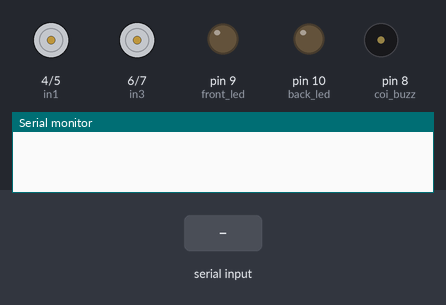
Recording of a sketch running on a simulated Arduino Uno, built with avr-gcc and run on an emulated ATmega328P. Parts: motor-driver pin pairs drawn as motors (green arrow = first pin HIGH = forward, orange = second pin HIGH = backward, longer = more drive), output pins drawn as LEDs (lit = HIGH), buzzer (waves = sounding, pin HIGH), the last lines printed to the serial monitor. The test bench sets the inputs (shaded band).

Above: at 1.2 s.
1.3 s: "R" received over Serial
At 2.1 s:
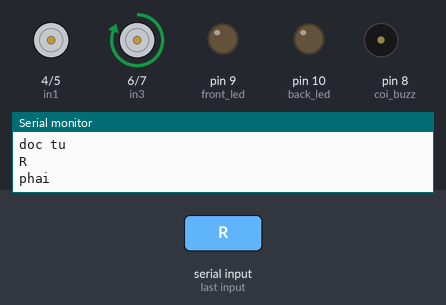
2.8 s: "L" received over Serial
At 3.3 s:
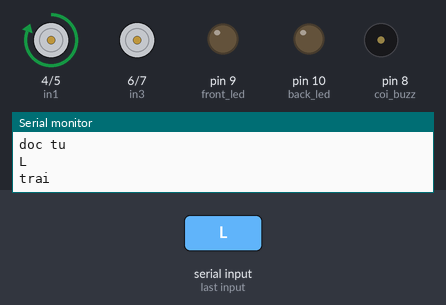
4.3 s: "B" received over Serial
At 5.5 s:
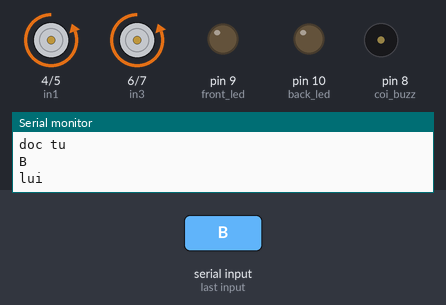
5.8 s: "F" received over Serial
At 6.7 s:
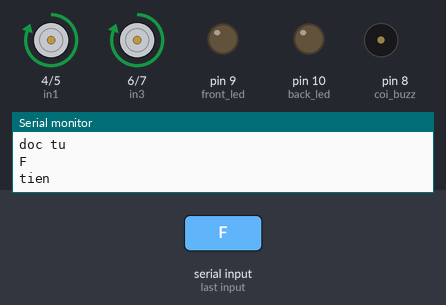
7.3 s: "W" received over Serial
At 7.9 s:
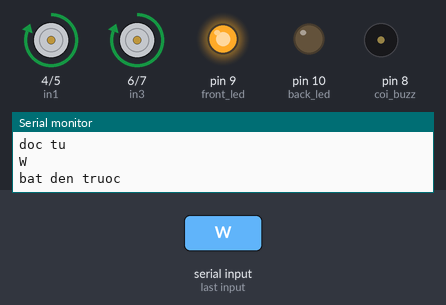
8.8 s: "S" received over Serial
At 10.2 s:
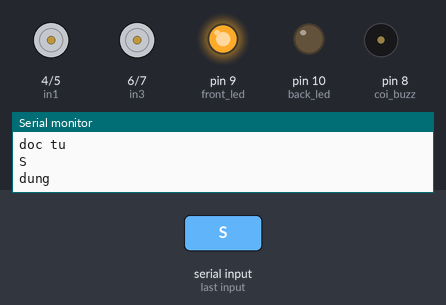
Timing chart, 0 to 11.3 s (numbered marks = the images above; inputs shaded):
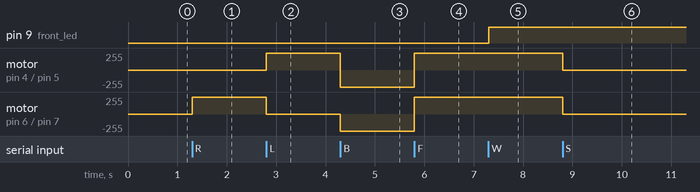

Measured:
- after the input at 1.3 s, motor on pin 6 (in3) / pin 7 (in4): stopped → forward 255/255 at once
- after the input at 2.8 s, motor on pin 4 (in1) / pin 5 (in2): stopped → forward 255/255 at once; motor on pin 6 (in3) / pin 7 (in4): forward 255/255 → stopped at once
- after the input at 4.3 s, motor on pin 4 (in1) / pin 5 (in2): forward 255/255 → backward 255/255 at once; motor on pin 6 (in3) / pin 7 (in4): stopped → backward 255/255 at once
- after the input at 5.8 s, motor on pin 4 (in1) / pin 5 (in2), motor on pin 6 (in3) / pin 7 (in4): backward 255/255 → forward 255/255 at once
- after the input at 7.3 s, pin 9 (front_led): LOW → HIGH at once
- after the input at 8.8 s, motor on pin 4 (in1) / pin 5 (in2), motor on pin 6 (in3) / pin 7 (in4): forward 255/255 → stopped at once

The sketch:

xe_bluetooth.ino
```cpp
int in1 = 4;
int in2 = 5;
int in3 = 6;
int in4 = 7;
int front_led = 9;
int back_led = 10;
int coi_buzz = 8;

//String ;
char state;

void setup() {
  pinMode(in1, OUTPUT);
  pinMode(in2, OUTPUT);
  pinMode(in3, OUTPUT);
  pinMode(in4, OUTPUT);
  pinMode(front_led, OUTPUT);
  pinMode(back_led, OUTPUT);
  pinMode(coi_buzz, OUTPUT);
  Serial.begin(9600);
}

void loop() {

  if (Serial.available() > 0) {
    //    state = Serial.readString();
    state = Serial.read();
    Serial.println("doc tu");
    Serial.println(state);

    if (state == 'R') {
      xacLapLai();
      digitalWrite(in1, LOW);
      digitalWrite(in2, LOW);
      digitalWrite(in3, HIGH);
      digitalWrite(in4, LOW);
      Serial.println("phai");
    }
    else if (state == 'L') {
      xacLapLai();
      digitalWrite(in1, HIGH);
      digitalWrite(in2, LOW);
      digitalWrite(in3, LOW);
      digitalWrite(in4, LOW);
      Serial.println("trai");
    }
    else if (state == 'B') {
      xacLapLai();
      digitalWrite(in1, LOW);
      digitalWrite(in2, HIGH);
      digitalWrite(in3, LOW);
      digitalWrite(in4, HIGH);
      Serial.println("lui");
    }
    else if (state == 'F') {
      xacLapLai();
      digitalWrite(in1, HIGH);
      digitalWrite(in2, LOW);
      digitalWrite(in3, HIGH);
      digitalWrite(in4, LOW);
      Serial.println("tien");
    }
    else if (state == 'S') {
      xacLapLai();
      Serial.println("dung");
    }
    else if (state == 'W') {
      digitalWrite(front_led, HIGH);
      Serial.println("bat den truoc");
    }
    else if (state == 'w') {
      digitalWrite(front_led, LOW);
      Serial.println("tat den truoc");
    }
    else if (state == 'U') {
      digitalWrite(back_led, HIGH);
      Serial.println("bat den sau");
    }
    else if (state == 'u') {
      digitalWrite(back_led, LOW);
      Serial.println("tat den sau");
    }
    else if (state == 'V') {
      for (int i = 0; i <= 10; i++) {
        tone(8, 175, 900);
      }
      Serial.println("bat coi");
    }
    else if (state == 'v') {
      Serial.println("tat coi");
    }
  }


  //    delay(1000);
}
void xacLapLai() {
  digitalWrite(in1, LOW);
  digitalWrite(in2, LOW);
  digitalWrite(in3, LOW);
  digitalWrite(in4, LOW);
}
```
